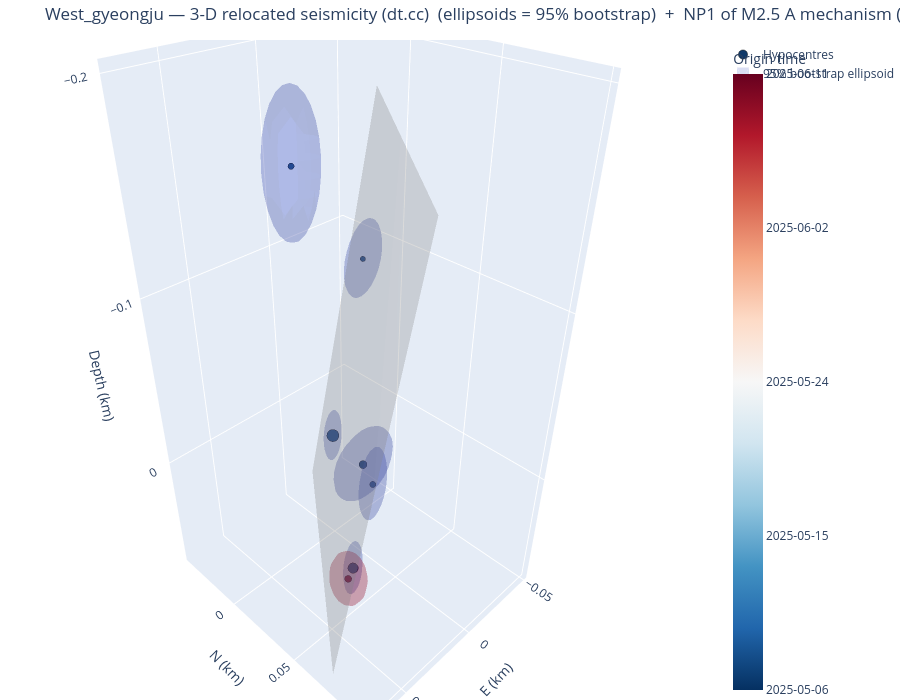

Write notebook code for a chart like this one.
### Markdown cell above
The same view with the per-event uncertainty drawn as a **95% bootstrap error ellipsoid**
(`error="ellipsoid"`) instead of whisker bars: each ellipsoid's shape is the bootstrap sample covariance
and its size the empirical 95% Mahalanobis radius (95% of replicas inside), coloured like its hypocentre.
Tight horizontal but loose depth control shows up as a vertically elongated ellipsoid.

### Code cell
fig3d_e = viz.plot_3d_plane(cfg, VELMODEL, error="ellipsoid")
try:
    fig3d_e.write_image(f"/tmp/{CLUSTER}_3d_ellipsoid.png", scale=2)
except Exception:
    pass
fig3d_e

### Figure 1 — Plotly figure (JSON) as saved in the notebook; plotly's stock layout.template omitted (floating-point values rounded to 4 significant figures; data arrays with more than 128 entries replaced by an {"elided": "..."} marker saying what was removed)
{"data": [{"marker": {"color": [20210.0, 20220.0, 20220.0, 20220.0, 20220.0, 20220.0, 20250.0], "colorbar": {"ticktext": ["2025-05-06", "2025-05-15", "2025-05-24", "2025-06-02", "2025-06-11"], "tickvals": [20210.0, 20220.0, 20230.0, 20240.0, 20250.0], "title": {"text": "Origin time"}}, "colorscale": [[0.0, "rgb(5,48,97)"], [0.1, "rgb(33,102,172)"], [0.2, "rgb(67,147,195)"], [0.3, "rgb(146,197,222)"], [0.4, "rgb(209,229,240)"], [0.5, "rgb(247,247,247)"], [0.6, "rgb(253,219,199)"], [0.7, "rgb(244,165,130)"], [0.8, "rgb(214,96,77)"], [0.9, "rgb(178,24,43)"], [1.0, "rgb(103,0,31)"]], "line": {"color": "black", "width": 0.5}, "opacity": 0.95, "size": [9.2, 7.2, 12.0, 14.0, 6.0, 7.2, 8.0]}, "mode": "markers", "name": "Hypocentres", "text": ["200000  M1.3", "200001  M0.8", "200002  M2.0", "200003  M2.5", "200004  M0.5", "200005  M0.8", "200006  M1.0"], "type": "scatter3d", "x": [0.0322, 0.0147, 0.0276, 0.0, -0.0366, 0.0314, 0.0598], "y": [0.0548, 0.0448, 0.0434, 0.0, -0.0134, 0.0124, 0.0726], "z": [-0.0339, -0.0029, 0.0507, 0.0, -0.0905, -0.1662, 0.0078]}, {"alphahull": 0, "color": "rgb(58,76,192)", "flatshading": true, "hoverinfo": "skip", "name": "95% bootstrap ellipsoid", "opacity": 0.18, "showlegend": true, "showscale": false, "type": "mesh3d", "x": {"elided": "196 float values"}, "y": {"elided": "196 float values"}, "z": {"elided": "196 float values"}}, {"alphahull": 0, "color": "rgb(62,81,196)", "flatshading": true, "hoverinfo": "skip", "name": "95% bootstrap ellipsoid", "opacity": 0.18, "showlegend": false, "showscale": false, "type": "mesh3d", "x": {"elided": "196 float values"}, "y": {"elided": "196 float values"}, "z": {"elided": "196 float values"}}, {"alphahull": 0, "color": "rgb(63,83,198)", "flatshading": true, "hoverinfo": "skip", "name": "95% bootstrap ellipsoid", "opacity": 0.18, "showlegend": false, "showscale": false, "type": "mesh3d", "x": {"elided": "196 float values"}, "y": {"elided": "196 float values"}, "z": {"elided": "196 float values"}}, {"alphahull": 0, "color": "rgb(64,84,199)", "flatshading": true, "hoverinfo": "skip", "name": "95% bootstrap ellipsoid", "opacity": 0.18, "showlegend": false, "showscale": false, "type": "mesh3d", "x": {"elided": "196 float values"}, "y": {"elided": "196 float values"}, "z": {"elided": "196 float values"}}, {"alphahull": 0, "color": "rgb(64,84,199)", "flatshading": true, "hoverinfo": "skip", "name": "95% bootstrap ellipsoid", "opacity": 0.18, "showlegend": false, "showscale": false, "type": "mesh3d", "x": {"elided": "196 float values"}, "y": {"elided": "196 float values"}, "z": {"elided": "196 float values"}}, {"alphahull": 0, "color": "rgb(64,84,199)", "flatshading": true, "hoverinfo": "skip", "name": "95% bootstrap ellipsoid", "opacity": 0.18, "showlegend": false, "showscale": false, "type": "mesh3d", "x": {"elided": "196 float values"}, "y": {"elided": "196 float values"}, "z": {"elided": "196 float values"}}, {"alphahull": 0, "color": "rgb(179,3,38)", "flatshading": true, "hoverinfo": "skip", "name": "95% bootstrap ellipsoid", "opacity": 0.18, "showlegend": false, "showscale": false, "type": "mesh3d", "x": {"elided": "196 float values"}, "y": {"elided": "196 float values"}, "z": {"elided": "196 float values"}}, {"color": "gray", "hoverinfo": "name", "i": [0, 0], "j": [1, 3], "k": [3, 2], "name": "NP1 of M2.5 A mechanism 39/81", "opacity": 0.3, "showscale": false, "type": "mesh3d", "x": [0.07302, 0.04345, -0.01914, -0.04871], "y": [0.07508, 0.09869, -0.04037, -0.01677], "z": [0.06531, -0.1763, 0.06531, -0.1763]}], "layout": {"height": 700, "margin": {"b": 0, "l": 0, "r": 0, "t": 40}, "scene": {"aspectmode": "data", "xaxis": {"title": {"text": "E (km)"}}, "yaxis": {"title": {"text": "N (km)"}}, "zaxis": {"autorange": "reversed", "title": {"text": "Depth (km)"}}}, "title": {"text": "West_gyeongju — 3-D relocated seismicity (dt.cc)  (ellipsoids = 95% bootstrap)  +  NP1 of M2.5 A mechanism (strike 39°, dip 81°)"}}}
